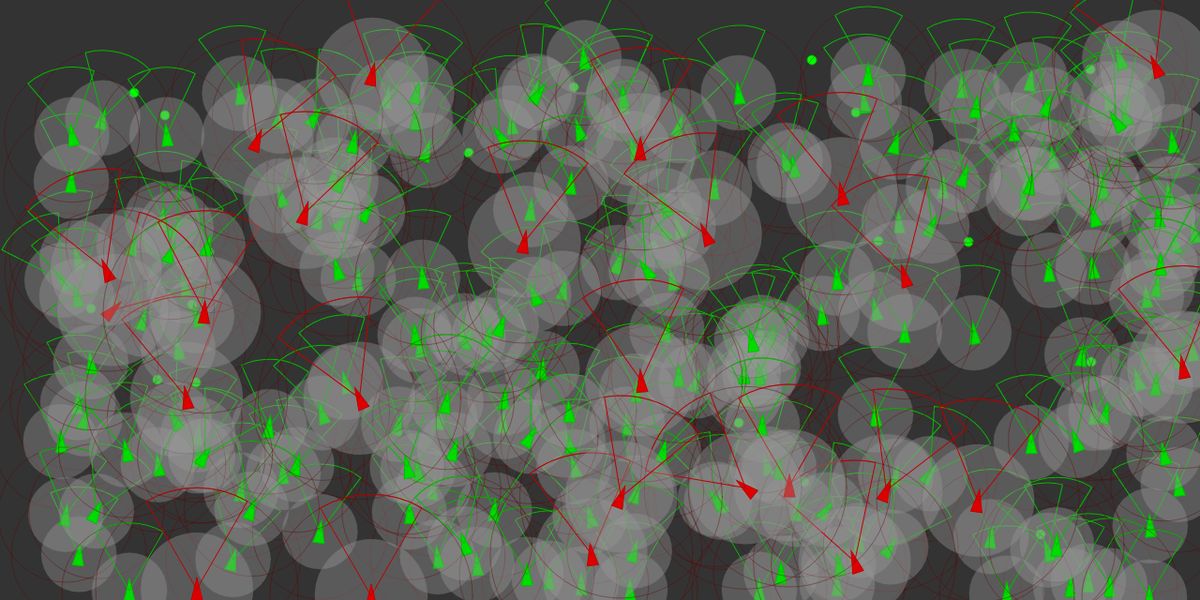
Frame 1 (no input)
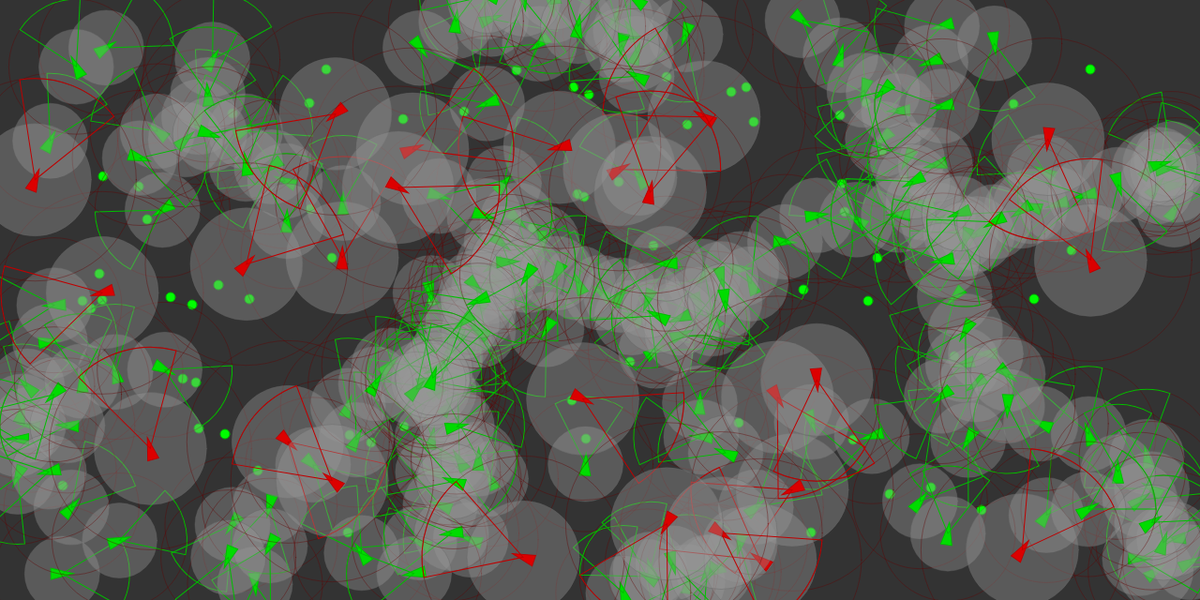
Frame 60 (no input)
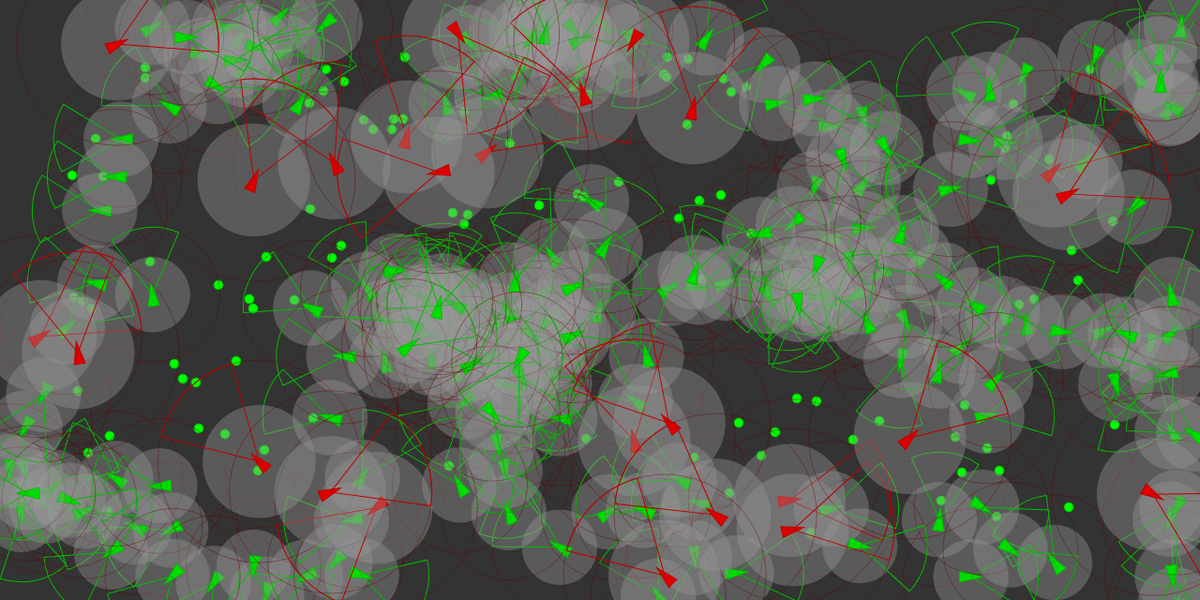
Frame 120 (the mouse pressed at the canvas centre since frame 60)

The p5.js sketch that drew these frames (run headless with seeded random() and noise() and a simulated clock; from frame 60 on, the mouse is pressed at the canvas centre):

// p5.js sketch
// ── sketch.js
// The Nature of Code
// Daniel Shiffman
// http://natureofcode.com

// Seeking "vehicle" follows the mouse position

// Implements Craig Reynold's autonomous steering behaviors
// One vehicle "seeks"
// See: http://www.red3d.com/cwr/

/**
 * TODO: Make fleeing better
 *        - Use memory range (will flee until predator is within that range)
 *        - Reset wander point once start fleeing
 */

let v = [];
let predator_s = [];
let targets = []

let preys = []
let predator_list = []

let predator_amnt = 25;
let prey_amnt = 200;

function rnd_int_in_range(min, max) {
  var val = Math.floor(Math.random() * (max - min) ) + min;
  if(val < min)
    val = min;
  if(val > max)
    val = max;
  return val;
}

function setup() {
  createCanvas(1280, 640);
  
  for(var i = 0; i < prey_amnt; i++)
    v.push(new Vehicle( rnd_int_in_range(60, width), rnd_int_in_range(60, height), createVector(0,220,0), -2, 5.0, 80));

  for(var i = 0; i < predator_amnt; i++){
    predator_s.push(new Vehicle( rnd_int_in_range(60, width), rnd_int_in_range(60, height), createVector(220,0,0), -1.5, 3.0, 120));
    predator_list[i] = predator_s[predator_s.length - 1].position;
  }


  for(var i = 0; i < 20; i++)
  {
    var x = rnd_int_in_range(60, width-60);
    var y = rnd_int_in_range(60, height-60);
    targets.push(createVector(x, y));
  }
}

function draw() {
  background(51);
  // Call the appropriate steering behaviors for our agents


  for(var i = 0; i < predator_s.length; i++){
    predator_list[i] = predator_s[i].position;
  }

  if(random(1) < 0.8)
  {
    var x = rnd_int_in_range(60, width-60);
    var y = rnd_int_in_range(60, height-60);
    targets.push(createVector(x, y));

    var x2 = rnd_int_in_range(60, width-60);
    var y2 = rnd_int_in_range(60, height-60);
    targets.push(createVector(x2, y2));
  }



  
  for(var i = targets.length - 1; i >= 0; i--)
  {
    // Draw an ellipse at the mouse position
    fill(0,255,0);
    stroke(0,180,0);
    strokeWeight(1);
    ellipse(targets[i].x, targets[i].y, 10, 10);
  }


  for(var i = 0; i < v.length; i++)
  {
    let avoids = [];
    for(var j = 0; j < preys.length; j++)
      if(j !== i)
        avoids.push(preys[j]);
    v[i].apply_behaviours(targets, predator_list, avoids);
    v[i].update();
    v[i].display();
    preys[i] = v[i].position;
  }

  for(var i = 0; i < predator_s.length; i++){
    predator_list[i] = predator_s[i].position;
  }

  for(var i = 0; i < predator_s.length; i++){

    let avoids = [];
    for(var j = 0; j < predator_s.length; j++)
      if(j !== i)
        avoids.push(predator_s[j].position);

    predator_s[i].apply_behaviours(preys, undefined, avoids);
    predator_s[i].update();
    predator_s[i].display();
  }
  

  // var seek = predator.seek_n_arrive(v.position, 10, 4000);
}
// ── vehicle.js
// The Nature of Code
// Daniel Shiffman
// http://natureofcode.com

// The "Vehicle" class

class Vehicle {
  constructor(x, y, color, vel, speed, rng) {
    this.acceleration = createVector(0, 0);
    this.velocity = createVector(0, vel);
    this.position = createVector(x, y);
    this.r = 6;
    this.color = color;

    this.maxspeed = speed;
    this.maxforce = 0.25;
    this.maxbrake = 0.6;
    this.sight_range = rng;
    this.forget_range = rng*1.8; 

    this.wander_points = [];
    this.is_fleeing = false;
  }

  // Method to update location
  update() {
    // Update velocity
    this.velocity.add(this.acceleration);
    // Limit speed
    this.velocity.limit(this.maxspeed);
    this.position.add(this.velocity);
    // Reset accelerationelertion to 0 each cycle
    this.acceleration.mult(0);
  }

  applyForce(force) {
    // We could add mass here if we want A = F / M
    this.acceleration.add(force);
  }

  // A method that calculates a steering force towards a target
  // STEER = DESIRED MINUS VELOCITY
  seek_n_arrive(target, arrive_tol, sight_radius) {

    var desired = p5.Vector.sub(target, this.position); // A vector pointing from the location to the target
    var distance = desired.mag();

    if(distance < arrive_tol){
      var actual = this.maxspeed*distance/arrive_tol; 
      desired.setMag( actual );
      var steer = p5.Vector.sub(desired, this.velocity);
      steer.limit(this.maxbrake); // Limit to maximum steering force
      // console.log("arrived!")
      return steer;
    }
    else if(distance < sight_radius){
      desired.setMag(this.maxspeed);
      var steer = p5.Vector.sub(desired, this.velocity);
      steer.limit(this.maxforce); // Limit to maximum steering force
      // console.log("wandering to ( " + target.x + ", " + target.y + " )");
      return steer;
    }
    return createVector(0,0);
    // this.applyForce(steer);
  }

  seek_n_arrive_multiple(target_list, arrive_tol, sight_radius, forget_radius)
  {
    var smallest_d = Infinity;
    var target_idx = null;
    for(var i = target_list.length - 1; i >= 0; i--)
    {
      var d = p5.Vector.dist(this.position, target_list[i]);
      if(d < smallest_d){
        smallest_d = d;
        target_idx = i;
      }
    }
    if(smallest_d < arrive_tol && target_list.length > 0)
    {
      target_list.splice(target_idx, 1);
      return createVector(0,0);
    }
    else if(target_idx != null)
      return this.seek_n_arrive(target_list[target_idx], 50, sight_radius);
  }

  flee(predators, sight, forget)
  {
    if(predators === undefined)
      return createVector(0,0);
      
    var smallest_d = Infinity;
    var predator = null;
    for(var i = 0; i < predators.length; i++)
    {
      var d = p5.Vector.dist(this.position, predators[i]);
      if(d < smallest_d){
        smallest_d = d;
        predator = predators[i];
      }
    }

    var radius = this.is_fleeing ? forget : sight;
    if(smallest_d < radius)
    {
      this.is_fleeing = true;
      var desired = p5.Vector.sub(this.position, predator); // A vector pointing from the location to the target
      desired.setMag(this.maxspeed);
      var steer = p5.Vector.sub(desired, this.velocity);
      steer.limit(this.maxbrake); // Limit to maximum steering force
      return steer;
    }

    this.is_fleeing = false;
    return createVector(0,0)
  }

  wander()
  {
    if(this.wander_points.length === 0)
    {
      this.wander_points.push(createVector(random(60, width), random(60,height)));
      this.wander_points.push(createVector(random(60, width), random(60,height)));
    }
    else if(this.wander_points.lenght === 1)
      this.wander_points.push(createVector(random(60, width), random(60,height)));
    
    // if(this.wander_points !== null && this.wander_point.length > 0)
      // console.log("wander point[0] = ( " + this.wander_points[0].x + ", " + this.wander_points[0].y + " )");

    return this.seek_n_arrive_multiple(this.wander_points, 40, 10000);
  }

  stay_within_walls(tolerance)
  {
    let desired = null;

    if (this.position.x < tolerance) {
      desired = createVector(this.maxspeed, this.velocity.y);
    } else if (this.position.x > width - tolerance) {
      desired = createVector(-this.maxspeed, this.velocity.y);
    }

    if (this.position.y < tolerance) {
      desired = createVector(this.velocity.x, this.maxspeed);
    } else if (this.position.y > height - tolerance) {
      desired = createVector(this.velocity.x, -this.maxspeed);
    }

    if (desired !== null) {
      desired.normalize();
      desired.mult(this.maxspeed);
      let steer = p5.Vector.sub(desired, this.velocity);
      steer.limit(this.maxforce);
      return steer;
    }

    return createVector(0,0);
  }

  apply_behaviours(target, predators, avoids)
  {
    var sna = null;
    var flee = createVector(0,0);
    if(target != null && !Array.isArray(target))
      sna = this.seek_n_arrive(target, 100, this.sight_radius);
    else if(target != null)
      sna = this.seek_n_arrive_multiple(target, 10, this.sight_range);
    
    if(predators !== undefined)
      flee = this.flee(predators, this.sight_range, this.forget_range);

    var av_force = createVector(0,0);
    if(avoids !== undefined)
      av_force = this.flee(avoids, this.sight_range/2, this.sight_range/2);

    var within = this.stay_within_walls(30);
    if(within.mag() === 0)
    {
      this.applyForce(av_force);
      if( flee.mag() !== 0 ){
        this.wander_point = [];
        this.applyForce(flee);
      }

      //cant see anything to seek
      else if(sna == null || sna.mag() === 0)
        this.applyForce(this.wander());
      
      else
      {
        this.wander_point = [];
        this.applyForce(sna);
      }
    }
    else
      this.applyForce(within);
  }
  
  display() {
    // Draw a triangle rotated in the direction of velocity
    //draw sight_radius
    fill(150,150,150, 100);
    stroke(100,100,100,100);
    strokeWeight(1);
    ellipse(this.position.x, this.position.y, this.sight_range, this.sight_range);
    fill(0,0,0,0)
    stroke(100, 0, 0, 100);
    ellipse(this.position.x, this.position.y, this.forget_range, this.forget_range);
    
    let theta = this.velocity.heading() + PI / 2;
    
    
    fill(this.color.x, this.color.y, this.color.z);
    stroke(this.color.x - 30, this.color.y - 30, this.color.z - 30);
    strokeWeight(1);
    
    push();
    translate(this.position.x, this.position.y);
    rotate(theta);
    
    beginShape();
    vertex(0, -this.r * 2);
    vertex(-this.r, this.r * 2);
    vertex(this.r, this.r * 2);
    endShape(CLOSE);
    
    fill(0,0,0,0);
    arc(0, 0, this.forget_range, this.forget_range, PI + PI/3, -PI/3, PIE);
    
    pop();
  }
}
